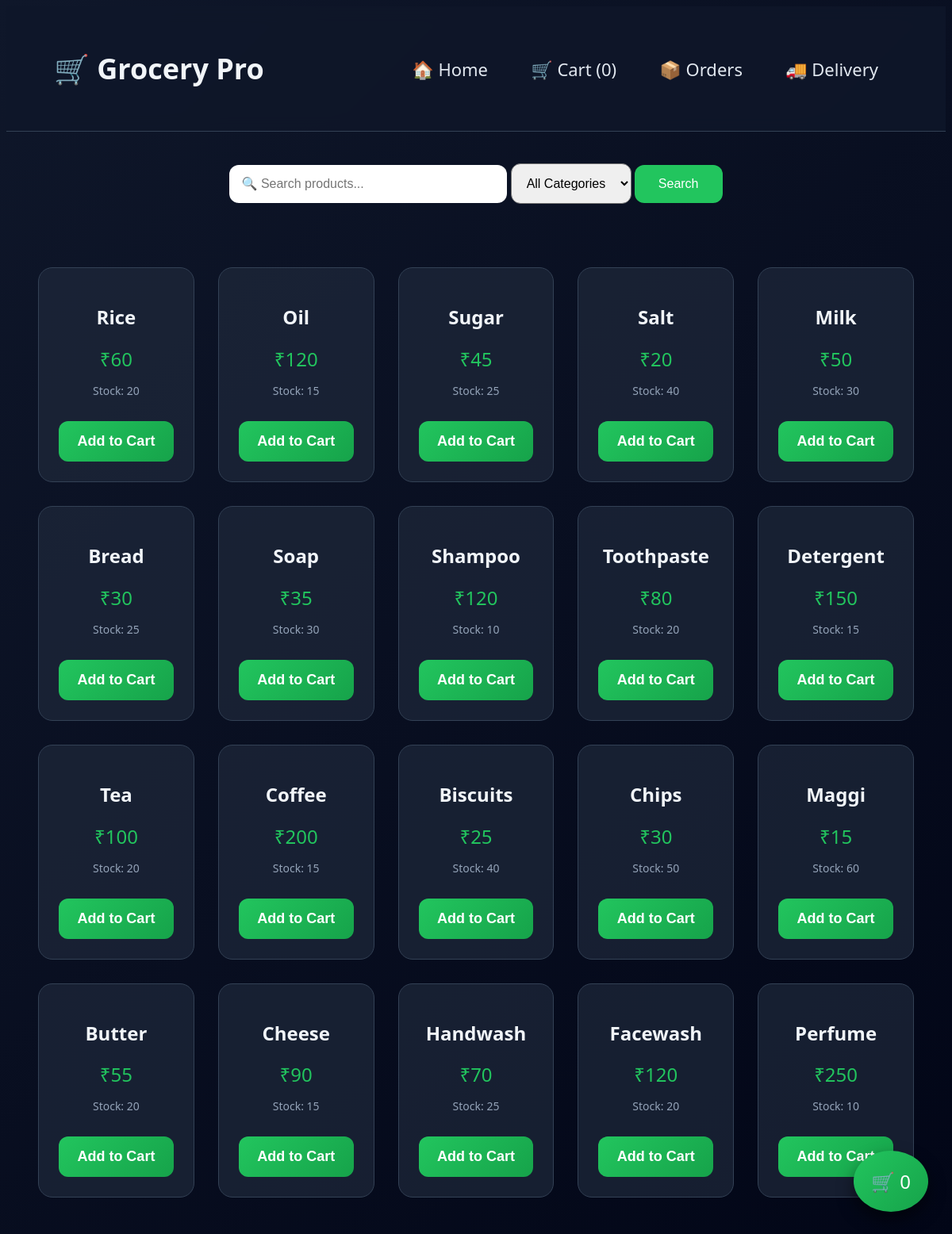
/catalog, run on the app's committed database.
### tables this page shows
CREATE TABLE products (
        id INTEGER PRIMARY KEY AUTOINCREMENT,
        name TEXT,
        price INTEGER,
        image TEXT,
        stock INTEGER,
        category TEXT
    );

### app.py (the view)
@app.route("/catalog")
def catalog():
    conn = sqlite3.connect("database.db")
    c = conn.cursor()
    c.execute("SELECT * FROM products")
    data = c.fetchall()
    conn.close()
    products = [{
        "id": str(d[0]),
        "name": d[1],
        "price": d[2],
        "image": d[3],
        "stock": d[4]
    } for d in data]
    cart = session.get("cart", {})
    cart_count = sum(cart.values())
    return render_template("catalog.html",
                           products=products,
                           cart_count=cart_count)

### templates/catalog.html (shortened to what this page needs)
<!DOCTYPE html>
<html>
<head>
<link rel="stylesheet" href="{{ url_for('static', filename='style.css') }}">
</head>
<body class="dark">
<div class="navbar">
    <h1 class="logo">🛒 Grocery Pro</h1>
    <div class="nav-links">
        <a href="/catalog">🏠 Home</a>
        <a href="/cart">🛒 Cart ({{ cart_count }})</a>
        <a href="/orders">📦 Orders</a>
        <a href="/delivery">🚚 Delivery</a>
    </div>
</div>
<div class="search-container">
    <form method="GET">
        <input type="text" name="search" value="{{ search }}" placeholder="🔍 Search products...">
        <select name="category">
            <option value="">All Categories</option>
        </select>
        <button type="submit">Search</button>
    </form>
</div>
<div class="grid">
{% for p in products %}
<div class="card">
    <h2>{{ p.name }}</h2>
    <p class="price">₹{{ p.price }}</p>
    <p class="stock">Stock: {{ p.stock }}</p>
    <form method="POST" action="/add">
        <button class="btn">Add to Cart</button>
    </form>
</div>
{% endfor %}
</div>
<a href="/cart" class="floating-cart">🛒 {{ cart_count }}</a>
</body>
</html>

### static/style.css (style rules this page uses)
body.dark { background: linear-gradient(135deg, #0f172a, #020617); color: #f1f5f9; font-family: "Segoe UI", sans-serif; }
.navbar { display: flex; justify-content: space-between; align-items: center; padding: 30px 60px; background: rgba(15, 23, 42, 0.9); backdrop-filter: blur(10px); border-bottom: 1px solid #334155; }
.logo { font-size: 36px; font-weight: bold; }
.nav-links a { margin: 0 25px; font-size: 22px; font-weight: 500; color: #e2e8f0; text-decoration: none; transition: 0.3s; }
.search-container { text-align: center; margin: 40px; }
.search-container input { padding: 15px; width: 320px; border-radius: 12px; border: none; font-size: 16px; }
.search-container select { padding: 15px; border-radius: 12px; font-size: 16px; }
.search-container button { padding: 15px 30px; background: #22c55e; border: none; border-radius: 12px; font-size: 16px; color: white; }
.grid { display: grid; grid-template-columns: repeat(5, 1fr); gap: 30px; padding: 40px; }
.card { background: rgba(30, 41, 59, 0.7); border: 1px solid #334155; padding: 25px; border-radius: 18px; text-align: center; transition: 0.3s; }
.price { font-size: 24px; color: #22c55e; margin: 10px 0; }
.stock { font-size: 14px; color: #94a3b8; }
.btn { margin-top: 15px; padding: 15px; width: 100%; font-size: 18px; font-weight: bold; background: linear-gradient(135deg, #22c55e, #16a34a); border: none; border-radius: 12px; color: white; cursor: pointer; }
.floating-cart { position: fixed; bottom: 30px; right: 30px; background: linear-gradient(135deg, #22c55e, #16a34a); padding: 22px; border-radius: 50%; font-size: 24px; color: white; text-decoration: none; box-shadow: 0 10px 20px rgba(0,0,0,0.5); }

### data on the page
products: name "Rice", price "60", stock "20"
products: name "Oil", price "120", stock "15"
products: name "Sugar", price "45", stock "25"
products: name "Salt", price "20", stock "40"
products: name "Milk", price "50", stock "30"
products: name "Bread", price "30", stock "25"
products: name "Soap", price "35", stock "30"
products: name "Shampoo", price "120", stock "10"
products: name "Toothpaste", price "80", stock "20"
products: name "Detergent", price "150", stock "15"
products: name "Tea", price "100", stock "20"
products: name "Coffee", price "200", stock "15"
products: name "Biscuits", price "25", stock "40"
products: name "Chips", price "30", stock "50"
products: name "Maggi", price "15", stock "60"
products: name "Butter", price "55", stock "20"
products: name "Cheese", price "90", stock "15"
products: name "Handwash", price "70", stock "25"
products: name "Facewash", price "120", stock "20"
products: name "Perfume", price "250", stock "10"

### other printed values
{{ cart_count }} "0"
